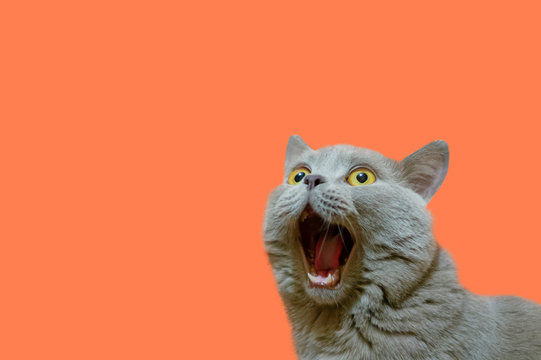
#> input picture worskhop-1/cat.jpg, 541 x 360 px, found by its file name
$ jupyter execute task_1_1.ipynb
#> lines starting #> are read from the running program, lines starting #| are printed output that depends on the picture
[cell 1]
from PIL import Image
import numpy as np
image = Image.open("/content/cat.jpg")
#> image is the input picture: PIL image 541x360 RGB; mean R, G, B 225.4, 124.1, 84.7

[cell 2]
display(image)

[cell 3]
print(image.format)
#| JPEG
print(image.size)
#| (541, 360)
print(image.mode)
#| RGB

[cell 4]
width, height = image.size
#> width = 541; height = 360
channels = len(image.getbands())
#> channels = 3
print(f"Image shape (RGB): ({height}, {width}, {channels})")
#| Image shape (RGB): (360, 541, 3)
image_size = width * height * 3
#> image_size = 584280
print(f"Image Size (RGB) : {image_size}")
#| Image Size (RGB) : 584280

[cell 5]
image_array = np.array(image)
print("Shape of image array: ", image_array.shape)
#| Shape of image array:  (360, 541, 3)
print("Size of image array: ", image_array.size)
#| Size of image array:  584280

red_channel = image_array[:, :, 0]
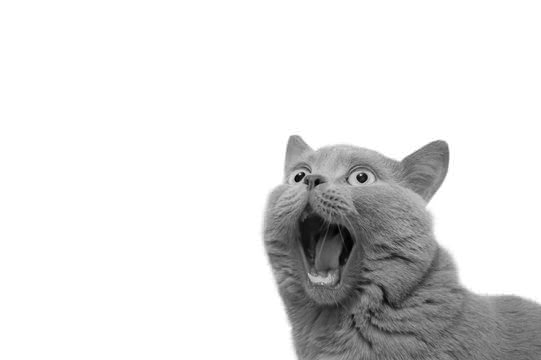
#> red_channel: shape (360, 541); min 0, max 255, mean 225.4
print(red_channel)
#> (printed output is left out)
display(red_channel)

green_channel = image_array[:, :, 1]
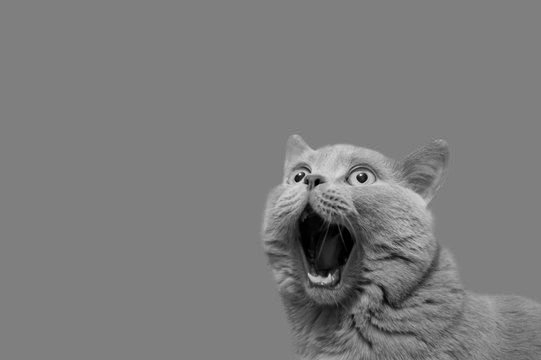
#> green_channel: shape (360, 541); min 0, max 244, mean 124.1
print(green_channel)
#> (printed output is left out)
display(green_channel)

blue_channel = image_array[:, :, 2]
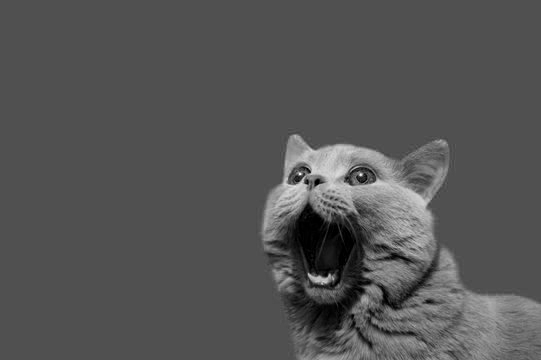
#> blue_channel: shape (360, 541); min 0, max 254, mean 84.7
print(blue_channel)
#> (printed output is left out)
display(blue_channel)

[cell 6]
r, g, b = image.split()
display(r)
display(g)
display(b)

[cell 7]
row_100 = image_array[100, :, :]
#> row_100 = 541 rows, first 8: [255, 127, 80], [255, 127, 80], [255, 127, 80], [255, 127, 80], [255, 127, 80], [255, 127, 80], [255, 127, 80], [255, 127, 80]
col_50 = image_array[:,50,:]
#> col_50 = 360 rows, first 8: [255, 127, 80], [255, 127, 80], [255, 127, 80], [255, 127, 80], [255, 127, 80], [255, 127, 80], [255, 127, 80], [255, 127, 80]
pixel = image_array[10,20,:]
#> pixel = [255, 127, 80]

[cell 8]
left = 100
upper = 50
right = 200
lower = 150

cropped_image = image.crop((left, upper, right, lower))
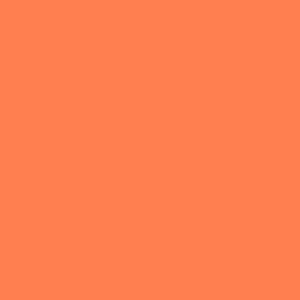
#> cropped_image: PIL image 100x100 RGB (shown 3 times larger); mean R, G, B 255, 127, 80
display(cropped_image)

[cell 9]
image_array = np.zeros((100, 100, 3), dtype = np.uint8)
image_array

[cell 10]
image_from_array = Image.fromarray(image_array)
#> image_from_array: PIL image 100x100 RGB; every value is 0
display(image_from_array)
